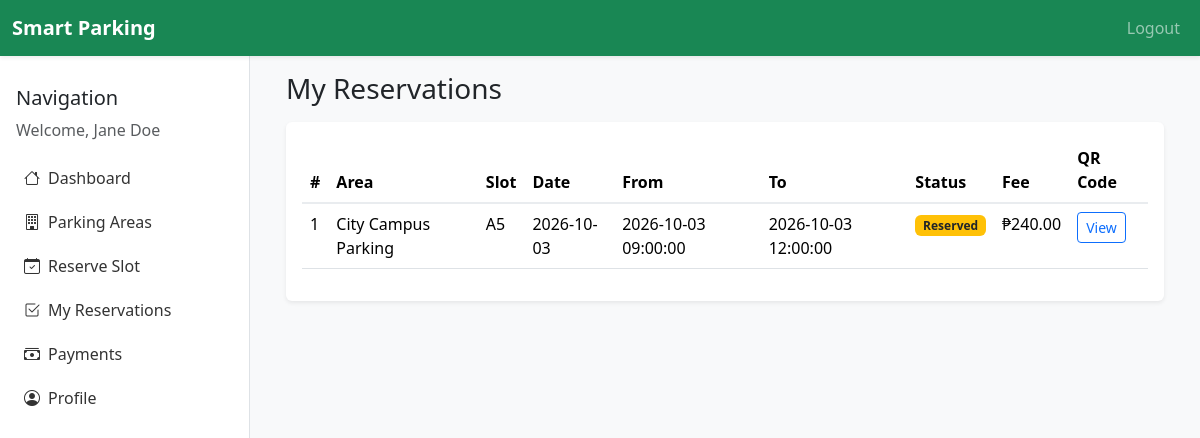
Screenshot of /driver/my_reservations.php (signed in) with the database file from the repository.
### tables this page shows
CREATE TABLE `reservations` (
  `id` INT AUTO_INCREMENT PRIMARY KEY,
  `user_id` INT NOT NULL,
  `slot_id` INT NOT NULL,
  `qr_code` VARCHAR(255) NOT NULL,
  `reservation_date` DATE NOT NULL,
  `start_time` DATETIME NOT NULL,
  `end_time` DATETIME NOT NULL,
  `check_in_time` DATETIME NULL,
  `check_out_time` DATETIME NULL,
  `status` ENUM('Pending','Reserved','CheckedIn','Completed','Cancelled') NOT NULL DEFAULT 'Pending',
  `total_fee` DECIMAL(10,2) DEFAULT 0.00,
  `created_at` DATETIME NOT NULL DEFAULT CURRENT_TIMESTAMP,
  FOREIGN KEY (`user_id`) REFERENCES `users`(`id`) ON DELETE CASCADE,
  FOREIGN KEY (`slot_id`) REFERENCES `parking_slots`(`id`) ON DELETE CASCADE
);

CREATE TABLE `parking_areas` (
  `id` INT AUTO_INCREMENT PRIMARY KEY,
  `name` VARCHAR(100) NOT NULL,
  `address` VARCHAR(255) NOT NULL,
  `total_slots` INT NOT NULL DEFAULT 0,
  `price_per_hour` DECIMAL(10,2) NOT NULL DEFAULT 50.00,
  `created_at` DATETIME NOT NULL DEFAULT CURRENT_TIMESTAMP
);

CREATE TABLE `parking_slots` (
  `id` INT AUTO_INCREMENT PRIMARY KEY,
  `area_id` INT NOT NULL,
  `slot_number` VARCHAR(20) NOT NULL,
  `slot_type` ENUM('standard','vip','disabled') NOT NULL DEFAULT 'standard',
  `status` ENUM('Available','Reserved','Occupied','Maintenance') NOT NULL DEFAULT 'Available',
  `created_at` DATETIME NOT NULL DEFAULT CURRENT_TIMESTAMP,
  FOREIGN KEY (`area_id`) REFERENCES `parking_areas`(`id`) ON DELETE CASCADE
);

### includes/auth.php (called while the page is built, shortened)
<?php
function sanitize($value) {
    return htmlspecialchars(trim($value), ENT_QUOTES, 'UTF-8');
}

### driver/my_reservations.php (the view, shortened to what this page needs)
<?php
require_once __DIR__ . '/../includes/auth.php';
$user = currentUser();
$reservations = $pdo->prepare('SELECT r.*, p.slot_number, a.name AS area_name FROM reservations r JOIN parking_slots p ON r.slot_id=p.id JOIN parking_areas a ON p.area_id=a.id WHERE r.user_id=:user ORDER BY r.created_at DESC');
$reservations->execute(['user'=>$user['id']]);
$reservations = $reservations->fetchAll();
include __DIR__ . '/../includes/header.php';
?>
<?php include __DIR__ . '/../includes/sidebar.php'; ?>
<div class="content p-4">
    <?php include __DIR__ . '/../includes/navbar.php'; ?>
    <div class="container-fluid">
        <h1 class="h3 mb-3">My Reservations</h1>
        <div class="card shadow-sm">
            <div class="card-body table-responsive">
                <table class="table table-hover">
                    <thead><tr><th>#</th><th>Area</th><th>Slot</th><th>Date</th><th>From</th><th>To</th><th>Status</th><th>Fee</th><th>QR Code</th></tr></thead>
                    <tbody>
                        <?php foreach ($reservations as $reservation): ?>
                            <tr>
                                <td><?= sanitize($reservation['id']) ?></td>
                                <td><?= sanitize($reservation['area_name']) ?></td>
                                <td><?= sanitize($reservation['slot_number']) ?></td>
                                <td><?= sanitize($reservation['reservation_date']) ?></td>
                                <td><?= sanitize($reservation['start_time']) ?></td>
                                <td><?= sanitize($reservation['end_time']) ?></td>
                                <td><span class="badge bg-<?= $reservation['status'] === 'Reserved' ? 'warning text-dark' : ($reservation['status']==='CheckedIn' ? 'danger' : ($reservation['status']==='Completed' ? 'success' : 'secondary')) ?>"><?= sanitize($reservation['status']) ?></span></td>
                                <td>&#8369;<?= number_format($reservation['total_fee'], 2) ?></td>
                                <td><button class="btn btn-sm btn-outline-primary" onclick="showQr('<?= sanitize($reservation['qr_code']) ?>')">View</button></td>
                            </tr>
                        <?php endforeach; ?>
                    </tbody>
                </table>
            </div>
        </div>
    </div>
</div>
<?php  include __DIR__ . '/../includes/footer.php'; ?>

### assets/css/style.css (style rules this page uses)
:root { --sidebar-width: 250px; --bg-color: #f5f7fb; }
body { background: var(--bg-color); }
.content { margin-left: var(--sidebar-width); width: calc(100% - var(--sidebar-width)); padding-top: 80px; }
.card { border: none; }
.table thead th { border-bottom: 2px solid #e9ecef; }

### rows the page displays
reservations: id "1", parking_areas.name "City Campus Parking", slot.slot_number "A5", reservation_date "2026-10-03", start_time "2026-10-03 09:00:00", end_time "2026-10-03 12:00:00", status "Reserved", total_fee "240.00"

### other values shown
$user['full_name'] "Jane Doe"
$item['label'] "Dashboard"
$item['label'] "Parking Areas"
$item['label'] "Reserve Slot"
$item['label'] "My Reservations"
$item['label'] "Payments"
$item['label'] "Profile"
